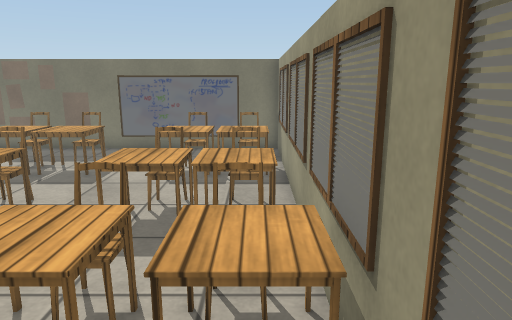
view 1 (above)

16 first-person views from a walk through a Unity game level. The camera is 1.5 m above the floor, tilts 12° down and sees 70° across. The floor is counted in squares, 0.5 m on a side. Each view is taken from the middle of a square. On the plan, view 1 faces up. The plan holds only what a view shows up to about 20 squares ahead; the rest is blank. Some surface patterns are stand-ins.

view 2
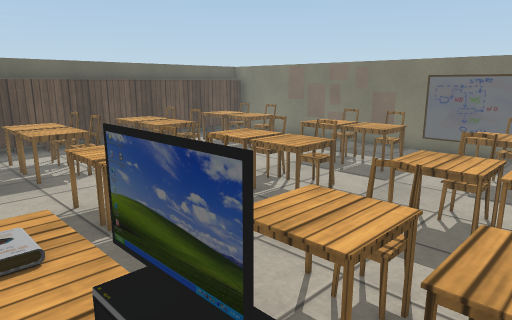

view 3
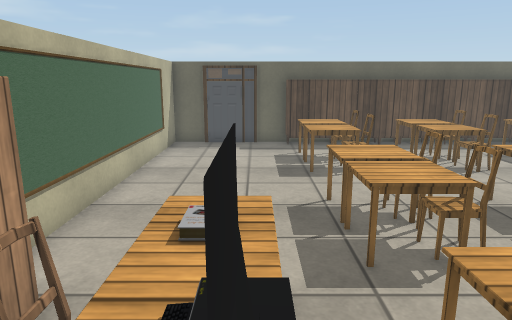

view 4
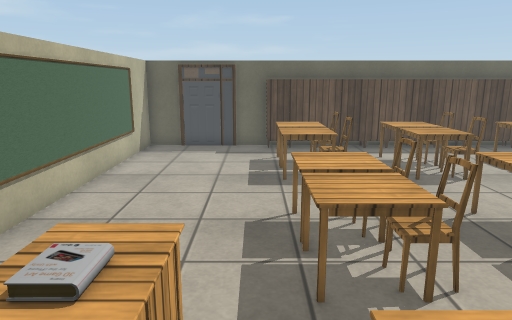

view 5
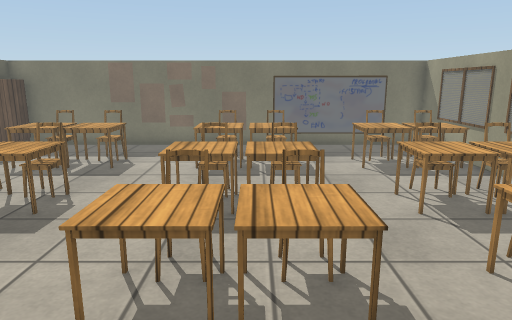

view 6
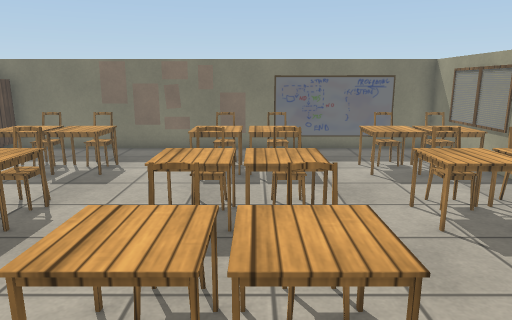

view 7
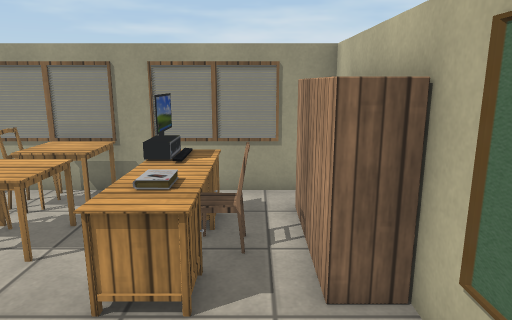

view 8
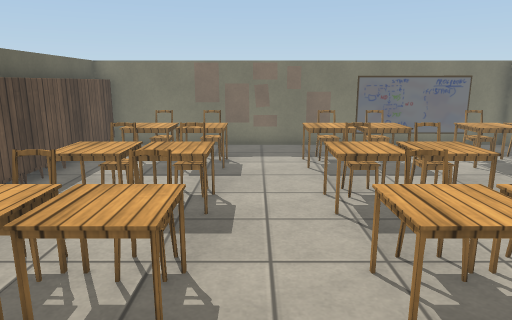

view 9
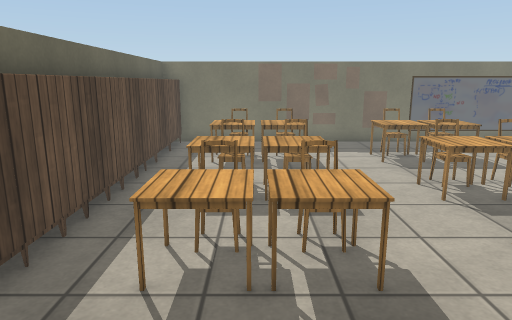

view 10
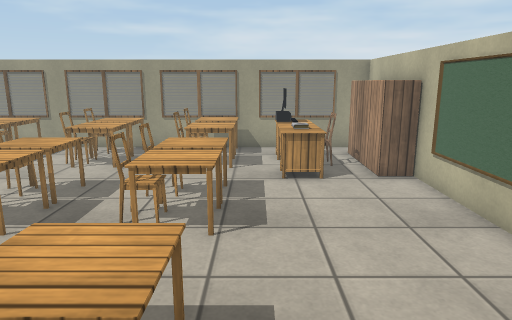

view 11
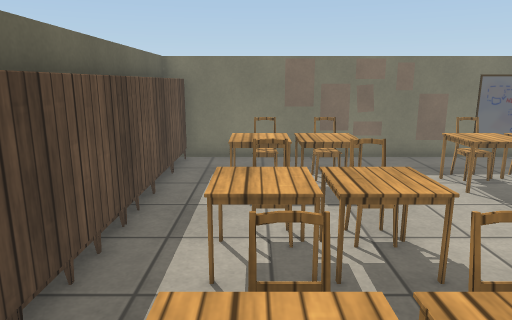

view 12
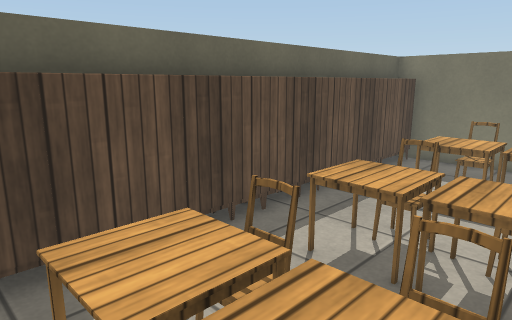

view 13
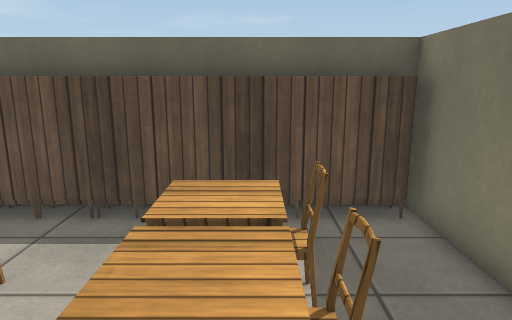

view 14
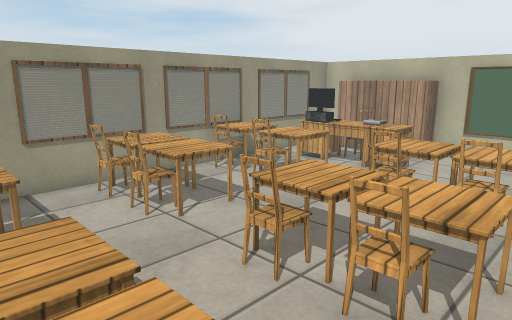

view 15
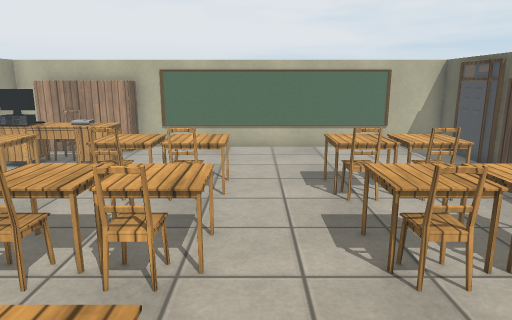

view 16
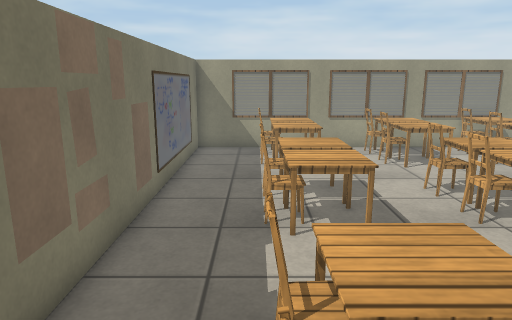

### Floor plan
Points are (right, up) in squares from view 1. A wall is a line through its corners. A room is listed if a view was taken in it or the views show most of it. See-through windows are left out.
Room 1 (views 1, 2, 3, 4, 5, 6, 7, 8, 9, 10, 11, 12, 13, 14, 15, 16)
walls: (-5.4, 16.7) (-18.6, 16.7) (-18.6, -3.2) (-4.5, -3.2); (-0.6, -3.2) (1, -3.2) (1, 16.7) (-1.6, 16.7)
objects: cabinet (-19, 8); cabinet (-18, 3); cabinet (-18, 4) to (-18, 5); cabinet (-18, 6); cabinet (-18, 7) to (-18, 8); cabinet (-18, 9); cabinet (-18, 10) to (-18, 11); cabinet (-18, 12) to (-18, 13); cabinet (-18, 14) to (-18, 16); table (-16, 3) to (-14, 4); table (-16, 7) to (-14, 9); table (-16, 12) to (-14, 13); chair (-15, 5) to (-14, 5); chair (-15, 9) to (-14, 9); chair (-15, 14) to (-14, 14); table (-13, 3) to (-12, 4); chair (-13, 5); table (-13, 7) to (-12, 9); chair (-13, 9); table (-13, 12) to (-12, 13); chair (-13, 14); table (-9, 3) to (-8, 4); table (-9, 7) to (-8, 9); table (-9, 12) to (-8, 13); chair (-8, 5); chair (-8, 9); chair (-8, 14); table (-7, 3) to (-6, 4); table (-7, 7) to (-6, 9); table (-7, 12) to (-6, 13); other object (-6, -3); chair (-6, 5); chair (-6, 9); chair (-6, 14); desk (-5, 0) to (-5, 1); other object (-5, 17) to (-2, 17); cabinet (-4, -3) to (-1, -2); books (-4, 0) to (-3, 1); chair (-3, -1) to (-2, -1); table (-3, 3) to (-2, 4); table (-3, 7) to (-2, 9); table (-3, 12) to (-2, 13); keyboard (-2, 0) to (-1, 1); chair (-2, 5); chair (-2, 9); chair (-2, 14); computer (-1, 1); table (-1, 3) to (0, 4); table (-1, 7) to (0, 9); table (-1, 12) to (0, 13); chair (0, 5); chair (0, 9); chair (0, 14)

Positions as (right, up) in squares from view 1, and headings:
1: (0, 0), facing up
2: (0, 0), facing up-left
3: (0, 1), facing left
4: (-1, 2), facing left
5: (-7, -1), facing up
6: (-7, 0), facing up
7: (-9, -1), facing right
8: (-11, -1), facing up
9: (-14, -2), facing up
10: (-16, 2), facing right
11: (-15, 2), facing up
12: (-12, 2), facing up-left
13: (-10, 13), facing left
14: (-10, 13), facing down-right
15: (-10, 14), facing down
16: (-16, 14), facing right
